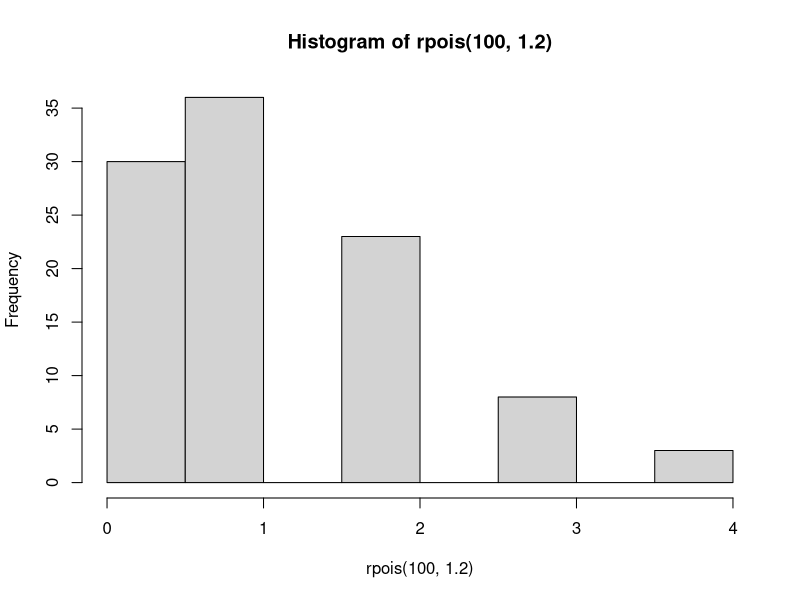

The R source for this figure:
## ---- chunk 1
hist(rpois(100, 1.2))
